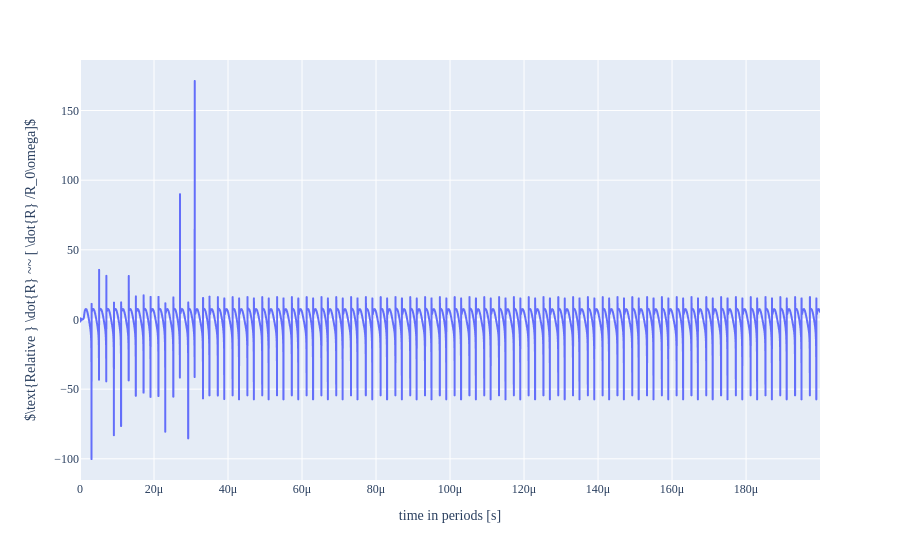

The notebook cell this image was saved under:
### Code cell
fig = px.line(x=BD_obj.time, y=BD_obj.Rdot)
fig.update_layout(
    font_family="'Serif",
    xaxis=dict(title="time in periods [s]"),
    yaxis=dict(title=r"$\text{Relative } \dot{R} ~~ [ \dot{R} /R_0\omega]$"),
    font_size=12
)
fig.show()

### Figure 1 — Plotly figure (JSON) as saved in the notebook; plotly's stock layout.template omitted (floating-point values rounded to 4 significant figures; data arrays with more than 128 entries replaced by an {"elided": "..."} marker saying what was removed)
{"data": [{"hovertemplate": "x=%{x}<br>y=%{y}<extra></extra>", "legendgroup": "", "line": {"color": "#636efa", "dash": "solid"}, "marker": {"symbol": "circle"}, "mode": "lines", "name": "", "showlegend": false, "type": "scattergl", "x": {"elided": "10000 float values"}, "xaxis": "x", "y": {"elided": "10000 float values"}, "yaxis": "y"}], "layout": {"font": {"family": "'Serif", "size": 12}, "legend": {"tracegroupgap": 0}, "margin": {"t": 60}, "xaxis": {"anchor": "y", "domain": [0, 1], "title": {"text": "time in periods [s]"}}, "yaxis": {"anchor": "x", "domain": [0, 1], "title": {"text": "$\\text{Relative } \\dot{R} ~~ [ \\dot{R} /R_0\\omega]$"}}}}
